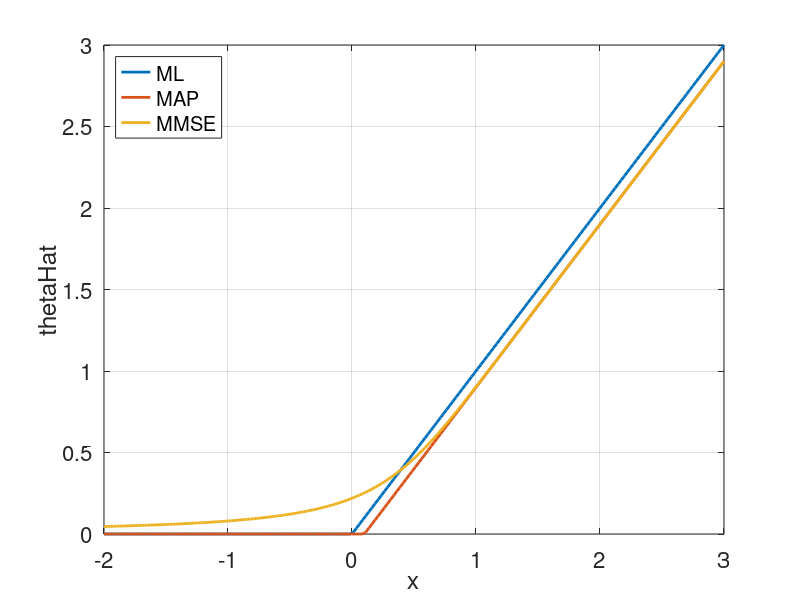

This figure's MATLAB source:
% Parameters
lam = 1;        % Exp(theta)
wvar = 0.1;     % noise variance
nx = 200;       % number of points
x = linspace(-2,3,nx)'; % points to test

% ML estimate
xml = max(0,x);

% MAP estimate
t = wvar/lam;
mu = x-t;
xmap = max(0, mu);

% Compute MMSE estimate
u = -mu/sqrt(wvar);
phiu = 1/sqrt(2*pi)*exp(-u.^2/2);
xmmse = mu + sqrt(wvar)*phiu./qfunc(u);

% Plot the results
plot(x,[xml xmap xmmse],'-','Linewidth',2);
grid on;
set(gca,'FontSize',16);
legend('ML','MAP','MMSE','Location','NorthWest');
xlabel('x');
ylabel('thetaHat');
print -dpng softThresh;
